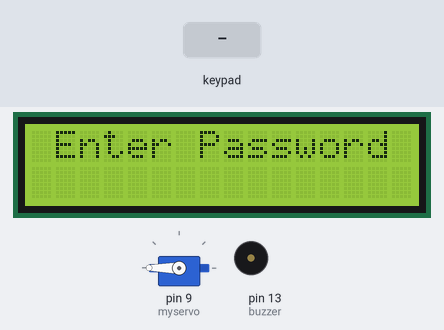
This sketch was run on a simulated Arduino Uno, built with avr-gcc and run on an emulated ATmega328P. On the bench: servo, 16×2 character LCD, buzzer (waves = sounding, pin HIGH). The test bench sets the inputs (shaded band).

Above: at 5.8 s.
5.9 s: key '+' pressed
At 7.4 s:
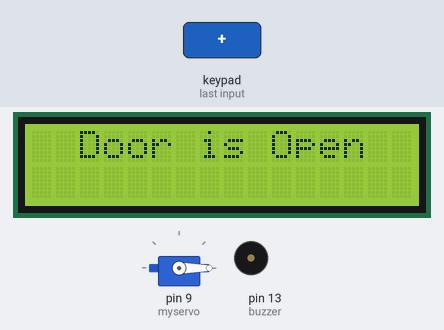
7.9 s: keypad keys 2 3 4 5 # pressed 0.4 s apart
At 11.5 s:
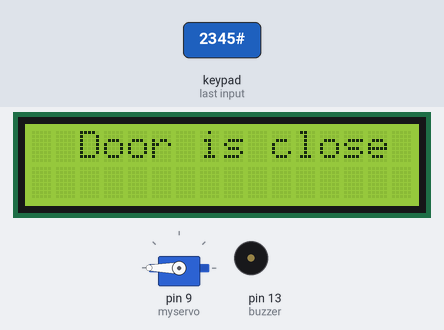
12.9 s: keypad keys 1 2 3 4 5 # pressed 0.4 s apart
At 15.4 s:
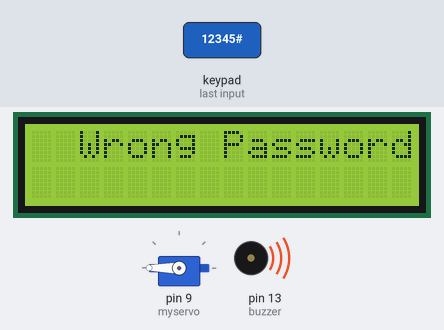
18.3 s: key '*' pressed
At 19.1 s:
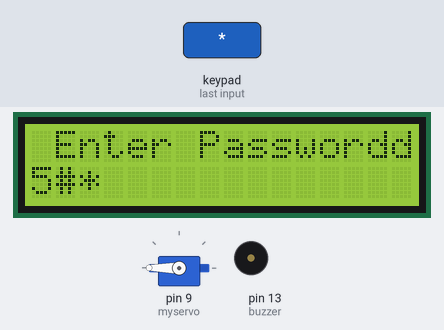
19.8 s: key '#' pressed
At 20.2 s:
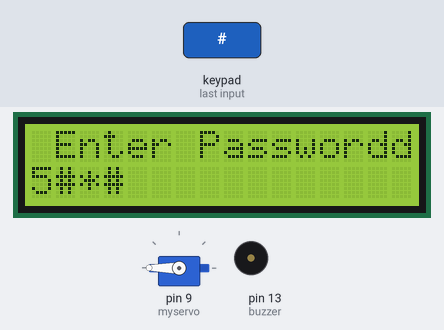
21.3 s: keypad keys 2 3 4 5 * pressed 0.4 s apart
At 25.2 s:
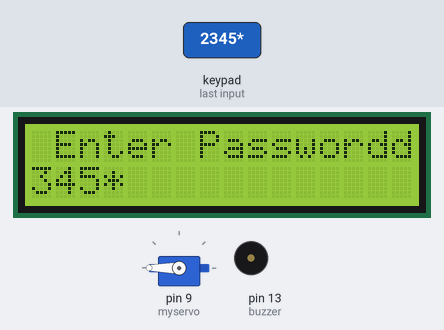
Timing chart, 0 to 26.7 s (numbered marks = the images above; inputs shaded):
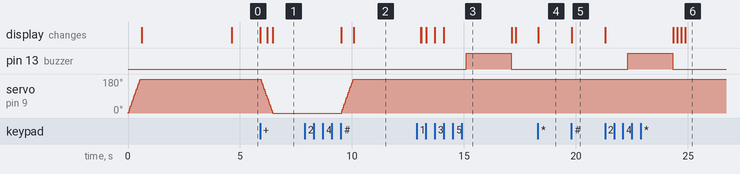

The sketch:

Door_lockfinal.ino
```cpp
#include <Keypad.h>
#include <LiquidCrystal.h>
#include <Servo.h>

Servo myservo;

LiquidCrystal lcd(A0, A1, A2, A3, A4, A5);

#define Password_Length 6

int pos;

char New[Password_Length];
char Original[Password_Length] = "12345";
byte new_count = 0, original_count = 0;

char customKey;
int buzzer=13;
int dooropen=11;
int dopen;

const byte ROWS = 4;
const byte COLS = 4;
char keys[ROWS][COLS] = {
  {'1', '2', '3','+'},
  {'4', '5', '6'},
  {'7', '8', '9'},
  {'*', '0', '#'}
};
bool door = true;

byte rowPins[ROWS] = {2, 3, 4, 5};
byte colPins[COLS] = {6, 7, 8,11};

Keypad customKeypad( makeKeymap(keys), rowPins, colPins, ROWS, COLS);

void setup()
{
  myservo.attach(9);
  ServoClose();
  lcd.begin(16, 2);
  lcd.print(" GIT ");
  lcd.setCursor(0, 1);
  lcd.print("--HACKATHON--");
  delay(4000);
  lcd.clear();
  pinMode(buzzer,OUTPUT);
  pinMode(dooropen,INPUT);


}

void loop()
{
  if (door == 0)
  {
    customKey = customKeypad.getKey();

    if (customKey == '#')

    {
      lcd.clear();
      ServoClose();
      lcd.print("  Door is close");
      delay(3000);
      door = 1;
    }
  }

  else if (customKey=='+')
  {
      lcd.clear();
      ServoOpen();
      lcd.print("  Door is Open");
      digitalWrite(12,HIGH);
      delay(2000);
      digitalWrite(12,LOW);
      door = 0;
  }

  else
    Open();
}

void clearData()
{
  while (new_count != 0)
  {
    New[new_count--] = 0;
  }
  return;
}

void ServoOpen()
{
  for (pos = 180; pos >= 0; pos -= 5) {

    myservo.write(pos);
    delay(15);
  }
}

void ServoClose()
{
  for (pos = 0; pos <= 180; pos += 5) {
    myservo.write(pos);
    delay(15);
  }
}

void Open()
{
  lcd.setCursor(0, 0);
  lcd.print(" Enter Password");

  customKey = customKeypad.getKey();
  if (customKey)
  {
    New[new_count] = customKey;
    lcd.setCursor(new_count, 1);
    lcd.print(New[new_count]);
    new_count++;
  }

  if (new_count == Password_Length - 1)
  {
    if (!strcmp(New, Original))
    {
      lcd.clear();
      ServoOpen();
      lcd.print("  Door is Open");
      digitalWrite(12,HIGH);
      delay(2000);
      digitalWrite(12,LOW);
      door = 0;

    }
    else
    {
      lcd.clear();
      lcd.print("  Wrong Password");
      delay(1000);
      digitalWrite(buzzer,HIGH);
      delay(2000);
      digitalWrite(buzzer,LOW);
      door = 1;

    }
    clearData();
  }
}
```

Measured:
- after the input at 5.9 s, servo on pin 9 (myservo): moves from 180° to 0° over 0.54 s, starting at once; the display: first changes at once (image 1 shows a later state)
- after the input at 7.9 s, servo on pin 9 (myservo): moves from 0° to 180° over 0.51 s, starting after 1.6 s; the display: first changes after 1.6 s (image 2 shows a later state)
- after the input at 12.9 s, pin 13 (buzzer): LOW → HIGH after 2.2 s, → LOW 2.0 s later; the display: first differs from a run without the input after 0.20 s (image 3 shows a later state)
- after the input at 18.3 s, the display: changes at once (image 4)
- after the input at 19.8 s, the display: changes at once (image 5)
- after the input at 21.3 s, pin 13 (buzzer): LOW → HIGH after 1.0 s, → LOW 2.0 s later; the display: first changes at once (image 6 shows a later state)
